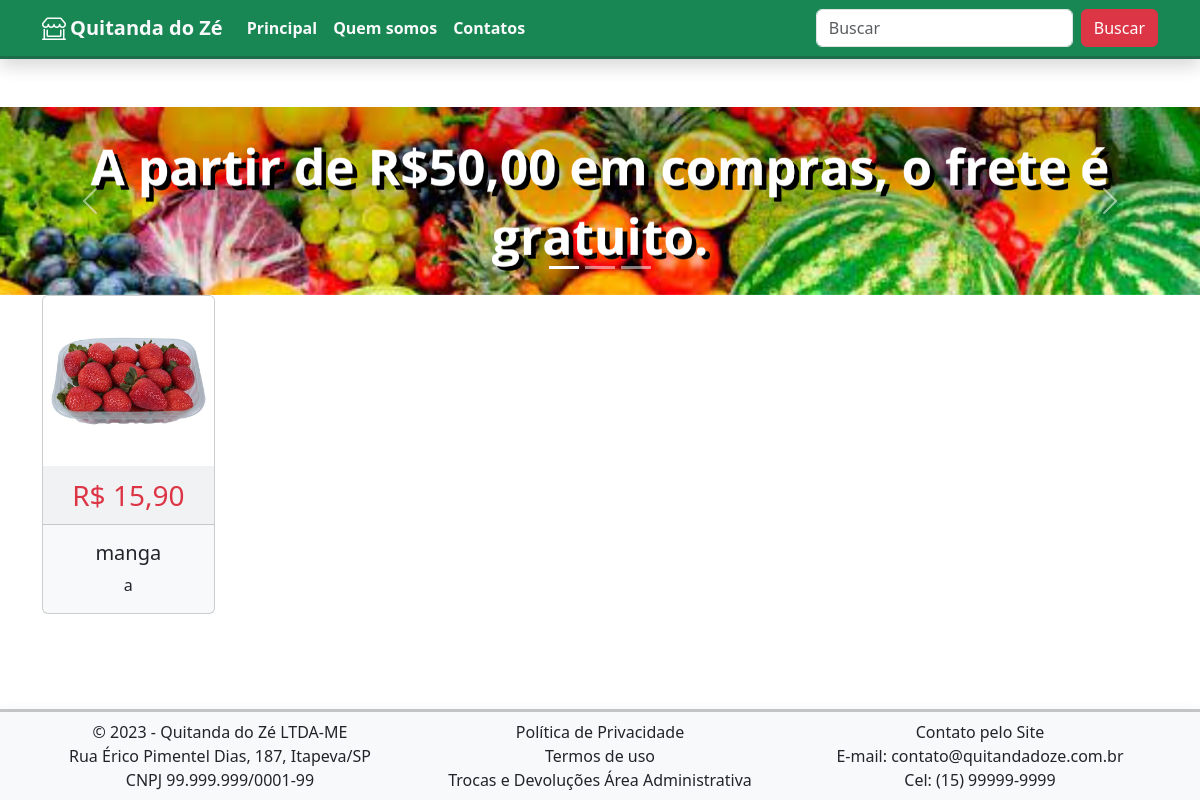
Before: / with the older database file.
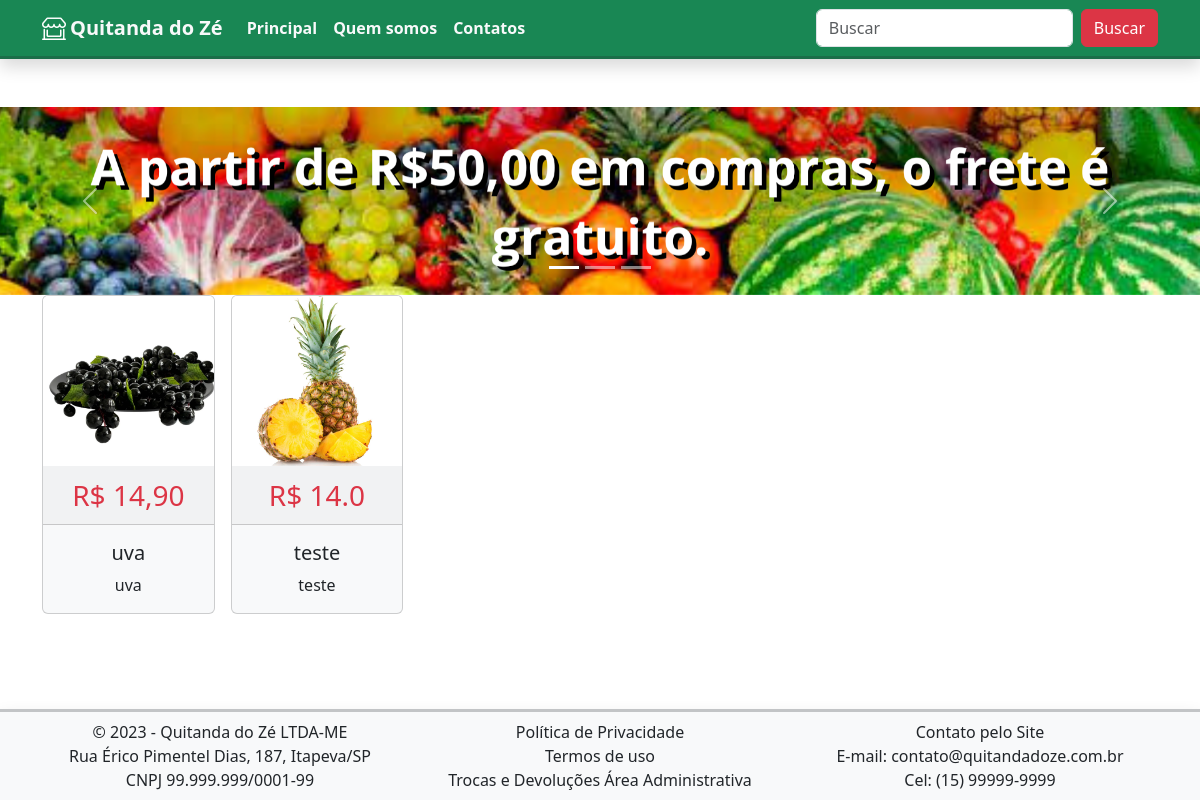
After: the same page with the newer database file.
### tables this page shows
CREATE TABLE produtos (
    id_prod INTEGER PRIMARY KEY,
    nome_prod TEXT NOT NULL,
    desc_prod TEXT NOT NULL,
    preco_prod REAL NOT NULL,
    img_prod TEXT NOT NULL
);

### quitanda.py (the view)
@app.route("/")
def index():
    iniciar_db()
    conexao = conecta_database()
    produtos = conexao.execute('SELECT * FROM produtos ORDER BY id_prod DESC').fetchall()
    conexao.close()
    title = "Home"
    return render_template("home.html", produtos=produtos, title=title)

### quitanda.py (called while the page is built)
def conecta_database():
    conexao = sql.connect("db_quitanda.db")
    conexao.row_factory = sql.Row
    return conexao

def iniciar_db():
    conexao = conecta_database()
    with app.open_resource('esquema.sql', mode='r') as comandos:
        conexao.cursor().executescript(comandos.read())
        conexao.commit()
        conexao.close()

### templates/home.html (shortened to what this page needs)
{% extends 'modelo.html' %}
{% block conteudo %}
<div class="carousel">
  <div id="carouselExampleIndicators" class="carousel slide carousel-fade">
    <div class="carousel-indicators">
      <button type="button" data-bs-target="#carouselExampleIndicators" data-bs-slide-to="0" class="active"
        aria-current="true" aria-label="Slide 1"></button>
      <button type="button" data-bs-target="#carouselExampleIndicators" data-bs-slide-to="1"
        aria-label="Slide 2"></button>
      <button type="button" data-bs-target="#carouselExampleIndicators" data-bs-slide-to="2"
        aria-label="Slide 3"></button>
    </div>
    <div class="carousel-inner">
      <div class="carousel-item active">
        <img src="/static/img/fundo2.png" class="d-block w-100" alt="...">
      </div>
    </div>
    <button class="carousel-control-prev" type="button" data-bs-target="#carouselExampleIndicators"
      data-bs-slide="prev">
      <span class="carousel-control-prev-icon" aria-hidden="true"></span>
    </button>
    <button class="carousel-control-next" type="button" data-bs-target="#carouselExampleIndicators"
      data-bs-slide="next">
      <span class="carousel-control-next-icon" aria-hidden="true"></span>
    </button>
  </div>
</div>
{% if not produtos %}
<h1 class="p-4 display-5 text-center text-danger">Estamos preparando as promoções desta semana...</h1>
<h2 class="display-4 text-center text-success">Retorne em breve</h2>
{% else %}
  <div class="container">
    <div class="row g-3">
      {% for produto in produtos %}
      <div class="col-12 col-sm-6 col-md-4 col-lg-3 col-xl-2">
        <div class="card text-center bg-light">
          <img src="../static/img/produtos/{{ produto['img_prod']}}" class="card-img-top" />
          <div class="card-header fs-3 text-danger">R$ {{ produto['preco_prod'] }} </div>
          <div class="card-body">
            <h5 class="card-title"> {{ produto['nome_prod']}} </h5>
            <p class="card-text truncar-31"> {{ produto['desc_prod'] }} </p>
          </div>
        </div>
      </div>
      {% endfor %}
    </div>
  </div>
{% endif %}
{% endblock %}

### templates/modelo.html (shortened to what this page needs)
<!DOCTYPE html>
<html lang="pt-br">
<head>
    <link href="https://cdn.jsdelivr.net/npm/bootstrap@5.3.2/dist/css/bootstrap.min.css" rel="stylesheet"
>
    <link rel="stylesheet" href="https://cdn.jsdelivr.net/npm/bootstrap-icons@1.11.1/font/bootstrap-icons.css">
</head>
<body class="d-flex flex-column " style="min-height: 100vh;">
    <header>
        <nav class="navbar navbar-expand-lg bg-success shadow border-bottom border-3 border-dark border-opacity-25">
            <div class="container">
                <i class="bi bi-shop-window text-white fw-bolder fs-4 me-1"></i>
                <a class="navbar-brand text-light fw-bolder" href="#">
                    <spam class="fw-bold">Quitanda do Zé</spam>
                </a>
                <div class="collapse navbar-collapse" id="navbarSupportedContent">
                    <ul class="navbar-nav me-auto mb-2 mb-lg-0">
                        <li class="nav-item">
                            <a class="nav-link active text-light fw-semibold" aria-current="page" href="/">Principal</a>
                        </li>
                        <li class="nav-item">
                            <a class="nav-link text-light fw-semibold" aria-current="page" href="#">Quem somos</a>
                        </li>
                        <li class="nav-item">
                            <a class="nav-link text-light fw-semibold" aria-current="page" href="#">Contatos</a>
                        </li>
                    </ul>
                    <form class="d-flex" role="search">
                        <input class="form-control me-2" type="search" placeholder="Buscar" aria-label="Search">
                        <button class="btn btn-danger" type="submit">Buscar</button>
                    </form>
                </div>
            </div>
        </nav>
    </header>
    <main class="flex-fill py-5">
        {% block conteudo %}
        {% endblock %}
    </main>
    <footer class="border-top bg-light shadow border-3 border-dark border-opacity-25">
        <div class="container">
            <div class="row py-2">
                <div class="col-12 col-md-4 text-center">
                    &copy; 2023 - Quitanda do Zé LTDA-ME<br>
                    Rua Érico Pimentel Dias, 187, Itapeva/SP
                    <br>CNPJ 99.999.999/0001-99
                </div>
                <div class="col-12 col-md-4 text-center">
                    Política de Privacidade<br>Termos de uso<br>Trocas e Devoluções
                    <a href="/adm" class="text-decoration-none text-dark">Área Administrativa</a>
                <br>
                </div>
                <div class="col-12 col-md-4 text-center">
                    Contato pelo Site<br>E-mail: contato@quitandadoze.com.br<br>Cel: (15) 99999-9999
                    <br>
                </div>
            </div>
        </div>
    </footer>
</body>
</html>

Changed rows visible on the page:
removed produtos: img_prod (picture), preco_prod "15,90", nome_prod "manga", desc_prod "a"
added produtos: img_prod (picture), preco_prod "14,90", nome_prod "uva", desc_prod "uva"
added produtos: img_prod (picture), preco_prod "14.0", nome_prod "teste", desc_prod "teste"
